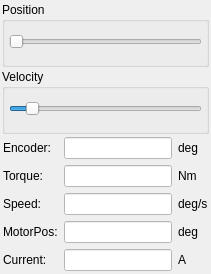
        <widget class="QWidget" name="pageMixed">
         <layout class="QVBoxLayout" name="verticalLayout_11">
          <property name="spacing">
           <number>2</number>
          </property>
          <property name="leftMargin">
           <number>2</number>
          </property>
          <property name="topMargin">
           <number>2</number>
          </property>
          <property name="rightMargin">
           <number>2</number>
          </property>
          <property name="bottomMargin">
           <number>2</number>
          </property>
          <item>
           <widget class="QGroupBox" name="groupBox_7">
            <property name="sizePolicy">
             <sizepolicy hsizetype="Expanding" vsizetype="Preferred">
              <horstretch>0</horstretch>
              <verstretch>0</verstretch>
             </sizepolicy>
            </property>
            <property name="minimumSize">
             <size>
              <width>0</width>
              <height>0</height>
             </size>
            </property>
            <property name="title">
             <string>Position</string>
            </property>
            <layout class="QVBoxLayout" name="verticalLayout_10">
             <property name="spacing">
              <number>0</number>
             </property>
             <property name="leftMargin">
              <number>4</number>
             </property>
             <property name="topMargin">
              <number>0</number>
             </property>
             <property name="rightMargin">
              <number>4</number>
             </property>
             <property name="bottomMargin">
              <number>2</number>
             </property>
             <item>
              <widget class="SliderWithTarget" name="sliderMixedPosition">
               <property name="minimumSize">
                <size>
                 <width>0</width>
                 <height>40</height>
                </size>
               </property>
               <property name="baseSize">
                <size>
                 <width>0</width>
                 <height>0</height>
                </size>
               </property>
               <property name="mouseTracking">
                <bool>false</bool>
               </property>
               <property name="styleSheet">
                <string notr="true">margin-top:10px;

</string>
               </property>
               <property name="orientation">
                <enum>Qt::Horizontal</enum>
               </property>
              </widget>
             </item>
             <item>
              <widget class="QWidget" name="widget_11" native="true">
               <layout class="QHBoxLayout" name="horizontalLayout_2">
                <property name="spacing">
                 <number>2</number>
                </property>
                <property name="leftMargin">
                 <number>0</number>
                </property>
                <property name="topMargin">
                 <number>0</number>
                </property>
                <property name="rightMargin">
                 <number>0</number>
                </property>
                <property name="bottomMargin">
                 <number>0</number>
                </property>
               </layout>
              </widget>
             </item>
            </layout>
           </widget>
          </item>
          <item>
           <widget class="QGroupBox" name="groupBox_6">
            <property name="sizePolicy">
             <sizepolicy hsizetype="Expanding" vsizetype="Preferred">
              <horstretch>0</horstretch>
              <verstretch>0</verstretch>
             </sizepolicy>
            </property>
            <property name="title">
             <string>Velocity</string>
            </property>
            <layout class="QVBoxLayout" name="verticalLayout_8">
             <property name="spacing">
              <number>2</number>
             </property>
             <property name="leftMargin">
              <number>4</number>
             </property>
             <property name="topMargin">
              <number>0</number>
             </property>
             <property name="rightMargin">
              <number>4</number>
             </property>
             <property name="bottomMargin">
              <number>2</number>
             </property>
             <item>
              <widget class="SliderWithTarget" name="sliderMixedVelocity">
               <property name="minimumSize">
                <size>
                 <width>0</width>
                 <height>40</height>
                </size>
               </property>
               <property name="mouseTracking">
                <bool>false</bool>
               </property>
               <property name="styleSheet">
                <string notr="true">margin-top:10px;

</string>
               </property>
               <property name="minimum">
                <number>1</number>
               </property>
               <property name="maximum">
                <number>100</number>
               </property>
               <property name="value">
                <number>10</number>
               </property>
               <property name="orientation">
                <enum>Qt::Horizontal</enum>
               </property>
              </widget>
             </item>
            </layout>
           </widget>
          </item>
          <item>
           <widget class="QWidget" name="widget_13" native="true">
            <layout class="QGridLayout" name="gridLayout_2">
             <property name="leftMargin">
              <number>1</number>
             </property>
             <property name="topMargin">
              <number>1</number>
             </property>
             <property name="rightMargin">
              <number>1</number>
             </property>
             <property name="bottomMargin">
              <number>1</number>
             </property>
             <property name="horizontalSpacing">
              <number>6</number>
             </property>
             <item row="2" column="2">
              <widget class="QLabel" name="labelMixedvelUnits">
               <property name="text">
                <string>deg/s</string>
               </property>
              </widget>
             </item>
             <item row="0" column="0">
              <widget class="QLabel" name="labelMixedJointPos">
               <property name="text">
                <string>Encoder:</string>
               </property>
              </widget>
             </item>
             <item row="1" column="1">
              <widget class="QLineEdit" name="editMixedTorque">
               <property name="maximumSize">
                <size>
                 <width>16777215</width>
                 <height>16777215</height>
                </size>
               </property>
               <property name="styleSheet">
                <string notr="true">background-color: rgb(255, 255, 255); color: rgb(35, 38, 41);</string>
               </property>
               <property name="readOnly">
                <bool>true</bool>
               </property>
              </widget>
             </item>
             <item row="2" column="0">
              <widget class="QLabel" name="labelMixedSpeed">
               <property name="text">
                <string>Speed:</string>
               </property>
              </widget>
             </item>
             <item row="0" column="1">
              <widget class="QLineEdit" name="editMixedJointPos">
               <property name="styleSheet">
                <string notr="true">background-color: rgb(255, 255, 255);
</string>
               </property>
               <property name="readOnly">
                <bool>true</bool>
               </property>
              </widget>
             </item>
             <item row="2" column="1">
              <widget class="QLineEdit" name="editMixedSpeed">
               <property name="maximumSize">
                <size>
                 <width>16777215</width>
                 <height>16777215</height>
                </size>
               </property>
               <property name="styleSheet">
                <string notr="true">background-color: rgb(255, 255, 255); color: rgb(35, 38, 41);</string>
               </property>
               <property name="readOnly">
                <bool>true</bool>
               </property>
              </widget>
             </item>
             <item row="1" column="0">
              <widget class="QLabel" name="labelMixedTorque">
               <property name="text">
                <string>Torque:</string>
               </property>
              </widget>
             </item>
             <item row="1" column="2">
              <widget class="QLabel" name="labelMixedtrqUnits">
               <property name="text">
                <string>Nm</string>
               </property>
              </widget>
             </item>
             <item row="4" column="0">
              <widget class="QLabel" name="labelMixedCurrent">
               <property name="text">
                <string>Current:</string>
               </property>
              </widget>
             </item>
             <item row="4" column="1">
              <widget class="QLineEdit" name="editMixedCurrent">
               <property name="styleSheet">
                <string notr="true">background-color: rgb(255, 255, 255); color: rgb(35, 38, 41);</string>
               </property>
               <property name="readOnly">
                <bool>true</bool>
               </property>
              </widget>
             </item>
             <item row="4" column="2">
              <widget class="QLabel" name="labelMixedCurrentUnits">
               <property name="text">
                <string>A</string>
               </property>
              </widget>
             </item>
             <item row="0" column="2">
              <widget class="QLabel" name="labelMixedposUnits">
               <property name="text">
                <string>deg</string>
               </property>
              </widget>
             </item>
             <item row="3" column="0">
              <widget class="QLabel" name="labelMixedMotorPos">
               <property name="text">
                <string>MotorPos:</string>
               </property>
              </widget>
             </item>
             <item row="3" column="2">
              <widget class="QLabel" name="labelMixedMotorPosUnits">
               <property name="text">
                <string>deg</string>
               </property>
              </widget>
             </item>
             <item row="3" column="1">
              <widget class="QLineEdit" name="editMixedMotorPos">
               <property name="styleSheet">
                <string notr="true">background-color: rgb(255, 255, 255); color: rgb(35, 38, 41);</string>
               </property>
              </widget>
             </item>
            </layout>
           </widget>
          </item>
         </layout>
        </widget>
